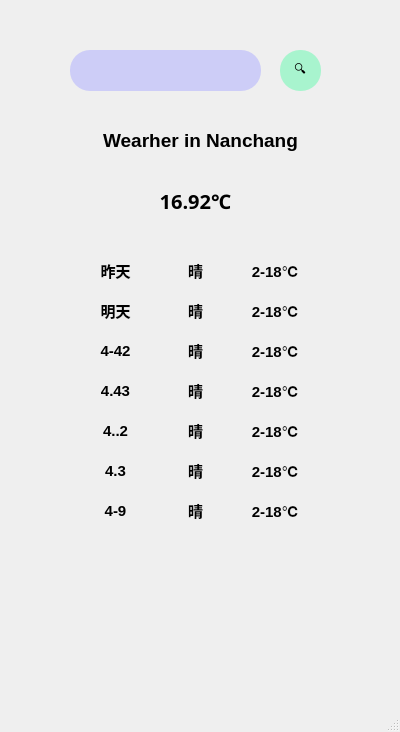
<?xml version="1.0" encoding="UTF-8"?>
<ui version="4.0">
 <class>Weather</class>
 <widget class="QMainWindow" name="Weather">
  <property name="geometry">
   <rect>
    <x>0</x>
    <y>0</y>
    <width>400</width>
    <height>732</height>
   </rect>
  </property>
  <property name="windowTitle">
   <string>MainWindow</string>
  </property>
  <widget class="QWidget" name="centralwidget">
   <widget class="QPushButton" name="pushButton_search">
    <property name="geometry">
     <rect>
      <x>280</x>
      <y>50</y>
      <width>41</width>
      <height>41</height>
     </rect>
    </property>
    <property name="styleSheet">
     <string notr="true">QPushButton{
background:rgba(0, 255, 127,0.3);
	border-radius:20px;
}</string>
    </property>
    <property name="text">
     <string>🔍</string>
    </property>
    <property name="icon">
     <iconset theme="address-book-new"/>
    </property>
   </widget>
   <widget class="QLineEdit" name="lineEdit_searchCity">
    <property name="geometry">
     <rect>
      <x>70</x>
      <y>50</y>
      <width>191</width>
      <height>41</height>
     </rect>
    </property>
    <property name="styleSheet">
     <string notr="true">QLineEdit{
	background:rgba(170, 170, 255,0.5);
	border-radius:20px;
}</string>
    </property>
    <property name="alignment">
     <set>Qt::AlignCenter</set>
    </property>
   </widget>
   <widget class="QLabel" name="label_cityName">
    <property name="geometry">
     <rect>
      <x>60</x>
      <y>120</y>
      <width>281</width>
      <height>41</height>
     </rect>
    </property>
    <property name="font">
     <font>
      <pointsize>14</pointsize>
      <bold>true</bold>
     </font>
    </property>
    <property name="styleSheet">
     <string notr="true">Qlabel{
	font-size:15px;
	font-weight:bold;
}</string>
    </property>
    <property name="text">
     <string>Wearher in Nanchang</string>
    </property>
    <property name="alignment">
     <set>Qt::AlignCenter</set>
    </property>
   </widget>
   <widget class="QLabel" name="label_temperature">
    <property name="geometry">
     <rect>
      <x>120</x>
      <y>180</y>
      <width>151</width>
      <height>41</height>
     </rect>
    </property>
    <property name="font">
     <font>
      <family>Microsoft YaHei</family>
      <pointsize>-1</pointsize>
      <bold>true</bold>
     </font>
    </property>
    <property name="styleSheet">
     <string notr="true">QLabel{
	font-size:20px;
}</string>
    </property>
    <property name="text">
     <string>16.92℃</string>
    </property>
    <property name="alignment">
     <set>Qt::AlignCenter</set>
    </property>
   </widget>
   <widget class="QLabel" name="label_background">
    <property name="geometry">
     <rect>
      <x>0</x>
      <y>0</y>
      <width>401</width>
      <height>711</height>
     </rect>
    </property>
    <property name="styleSheet">
     <string notr="true">QLabel{
	background-image: url(:/icons/image2.jpg);
}


</string>
    </property>
    <property name="text">
     <string/>
    </property>
   </widget>
   <widget class="QGroupBox" name="groupBox">
    <property name="geometry">
     <rect>
      <x>30</x>
      <y>240</y>
      <width>311</width>
      <height>301</height>
     </rect>
    </property>
    <property name="styleSheet">
     <string notr="true">QGroupBox{
	border:1px none white;
}</string>
    </property>
    <property name="title">
     <string/>
    </property>
    <widget class="QLabel" name="label_date_7">
     <property name="geometry">
      <rect>
       <x>60</x>
       <y>260</y>
       <width>51</width>
       <height>21</height>
      </rect>
     </property>
     <property name="font">
      <font>
       <pointsize>11</pointsize>
       <bold>true</bold>
      </font>
     </property>
     <property name="styleSheet">
      <string notr="true">Qlabel{
	font-size:15px;
	font-weight:bold;
}</string>
     </property>
     <property name="text">
      <string>4-9</string>
     </property>
     <property name="alignment">
      <set>Qt::AlignCenter</set>
     </property>
    </widget>
    <widget class="QLabel" name="label_tomTem_1">
     <property name="geometry">
      <rect>
       <x>210</x>
       <y>20</y>
       <width>71</width>
       <height>21</height>
      </rect>
     </property>
     <property name="font">
      <font>
       <pointsize>11</pointsize>
       <bold>true</bold>
      </font>
     </property>
     <property name="styleSheet">
      <string notr="true">Qlabel{
	font-size:15px;
	font-weight:bold;
}</string>
     </property>
     <property name="text">
      <string>2-18℃</string>
     </property>
     <property name="alignment">
      <set>Qt::AlignCenter</set>
     </property>
    </widget>
    <widget class="QLabel" name="label_tomWeather_6">
     <property name="geometry">
      <rect>
       <x>140</x>
       <y>220</y>
       <width>51</width>
       <height>21</height>
      </rect>
     </property>
     <property name="font">
      <font>
       <pointsize>11</pointsize>
       <bold>true</bold>
      </font>
     </property>
     <property name="styleSheet">
      <string notr="true">Qlabel{
	font-size:15px;
	font-weight:bold;
}</string>
     </property>
     <property name="text">
      <string>晴</string>
     </property>
     <property name="alignment">
      <set>Qt::AlignCenter</set>
     </property>
    </widget>
    <widget class="QLabel" name="label_date_1">
     <property name="geometry">
      <rect>
       <x>60</x>
       <y>20</y>
       <width>51</width>
       <height>21</height>
      </rect>
     </property>
     <property name="font">
      <font>
       <pointsize>11</pointsize>
       <bold>true</bold>
      </font>
     </property>
     <property name="styleSheet">
      <string notr="true">Qlabel{
	font-size:15px;
	font-weight:bold;
}</string>
     </property>
     <property name="text">
      <string>昨天</string>
     </property>
     <property name="alignment">
      <set>Qt::AlignCenter</set>
     </property>
    </widget>
    <widget class="QLabel" name="label_date_4">
     <property name="geometry">
      <rect>
       <x>60</x>
       <y>140</y>
       <width>51</width>
       <height>21</height>
      </rect>
     </property>
     <property name="font">
      <font>
       <pointsize>11</pointsize>
       <bold>true</bold>
      </font>
     </property>
     <property name="styleSheet">
      <string notr="true">Qlabel{
	font-size:15px;
	font-weight:bold;
}</string>
     </property>
     <property name="text">
      <string>4.43</string>
     </property>
     <property name="alignment">
      <set>Qt::AlignCenter</set>
     </property>
    </widget>
    <widget class="QLabel" name="label_tomTem_4">
     <property name="geometry">
      <rect>
       <x>210</x>
       <y>140</y>
       <width>71</width>
       <height>21</height>
      </rect>
     </property>
     <property name="font">
      <font>
       <pointsize>11</pointsize>
       <bold>true</bold>
      </font>
     </property>
     <property name="styleSheet">
      <string notr="true">Qlabel{
	font-size:15px;
	font-weight:bold;
}</string>
     </property>
     <property name="text">
      <string>2-18℃</string>
     </property>
     <property name="alignment">
      <set>Qt::AlignCenter</set>
     </property>
    </widget>
    <widget class="QLabel" name="label_tomWeather_3">
     <property name="geometry">
      <rect>
       <x>140</x>
       <y>100</y>
       <width>51</width>
       <height>21</height>
      </rect>
     </property>
     <property name="font">
      <font>
       <pointsize>11</pointsize>
       <bold>true</bold>
      </font>
     </property>
     <property name="styleSheet">
      <string notr="true">Qlabel{
	font-size:15px;
	font-weight:bold;
}</string>
     </property>
     <property name="text">
      <string>晴</string>
     </property>
     <property name="alignment">
      <set>Qt::AlignCenter</set>
     </property>
    </widget>
    <widget class="QLabel" name="label_tomWeather_7">
     <property name="geometry">
      <rect>
       <x>140</x>
       <y>260</y>
       <width>51</width>
       <height>21</height>
      </rect>
     </property>
     <property name="font">
      <font>
       <pointsize>11</pointsize>
       <bold>true</bold>
      </font>
     </property>
     <property name="styleSheet">
      <string notr="true">Qlabel{
	font-size:15px;
	font-weight:bold;
}</string>
     </property>
     <property name="text">
      <string>晴</string>
     </property>
     <property name="alignment">
      <set>Qt::AlignCenter</set>
     </property>
    </widget>
    <widget class="QLabel" name="label_date_2">
     <property name="geometry">
      <rect>
       <x>60</x>
       <y>60</y>
       <width>51</width>
       <height>21</height>
      </rect>
     </property>
     <property name="font">
      <font>
       <pointsize>11</pointsize>
       <bold>true</bold>
      </font>
     </property>
     <property name="styleSheet">
      <string notr="true">Qlabel{
	font-size:15px;
	font-weight:bold;
}</string>
     </property>
     <property name="text">
      <string>明天</string>
     </property>
     <property name="alignment">
      <set>Qt::AlignCenter</set>
     </property>
    </widget>
    <widget class="QLabel" name="label_tomTem_5">
     <property name="geometry">
      <rect>
       <x>210</x>
       <y>180</y>
       <width>71</width>
       <height>21</height>
      </rect>
     </property>
     <property name="font">
      <font>
       <pointsize>11</pointsize>
       <bold>true</bold>
      </font>
     </property>
     <property name="styleSheet">
      <string notr="true">Qlabel{
	font-size:15px;
	font-weight:bold;
}</string>
     </property>
     <property name="text">
      <string>2-18℃</string>
     </property>
     <property name="alignment">
      <set>Qt::AlignCenter</set>
     </property>
    </widget>
    <widget class="QLabel" name="label_tomWeather_5">
     <property name="geometry">
      <rect>
       <x>140</x>
       <y>180</y>
       <width>51</width>
       <height>21</height>
      </rect>
     </property>
     <property name="font">
      <font>
       <pointsize>11</pointsize>
       <bold>true</bold>
      </font>
     </property>
     <property name="styleSheet">
      <string notr="true">Qlabel{
	font-size:15px;
	font-weight:bold;
}</string>
     </property>
     <property name="text">
      <string>晴</string>
     </property>
     <property name="alignment">
      <set>Qt::AlignCenter</set>
     </property>
    </widget>
    <widget class="QLabel" name="label_tomWeather_2">
     <property name="geometry">
      <rect>
       <x>140</x>
       <y>60</y>
       <width>51</width>
       <height>21</height>
      </rect>
     </property>
     <property name="font">
      <font>
       <pointsize>11</pointsize>
       <bold>true</bold>
      </font>
     </property>
     <property name="styleSheet">
      <string notr="true">Qlabel{
	font-size:15px;
	font-weight:bold;
}</string>
     </property>
     <property name="text">
      <string>晴</string>
     </property>
     <property name="alignment">
      <set>Qt::AlignCenter</set>
     </property>
    </widget>
    <widget class="QLabel" name="label_date_5">
     <property name="geometry">
      <rect>
       <x>60</x>
       <y>180</y>
       <width>51</width>
       <height>21</height>
      </rect>
     </property>
     <property name="font">
      <font>
       <pointsize>11</pointsize>
       <bold>true</bold>
      </font>
     </property>
     <property name="styleSheet">
      <string notr="true">Qlabel{
	font-size:15px;
	font-weight:bold;
}</string>
     </property>
     <property name="text">
      <string>4..2</string>
     </property>
     <property name="alignment">
      <set>Qt::AlignCenter</set>
     </property>
    </widget>
    <widget class="QLabel" name="label_date_3">
     <property name="geometry">
      <rect>
       <x>60</x>
       <y>100</y>
       <width>51</width>
       <height>21</height>
      </rect>
     </property>
     <property name="font">
      <font>
       <pointsize>11</pointsize>
       <bold>true</bold>
      </font>
     </property>
     <property name="styleSheet">
      <string notr="true">Qlabel{
	font-size:15px;
	font-weight:bold;
}</string>
     </property>
     <property name="text">
      <string>4-42</string>
     </property>
     <property name="alignment">
      <set>Qt::AlignCenter</set>
     </property>
    </widget>
    <widget class="QLabel" name="label_tomTem_7">
     <property name="geometry">
      <rect>
       <x>210</x>
       <y>260</y>
       <width>71</width>
       <height>21</height>
      </rect>
     </property>
     <property name="font">
      <font>
       <pointsize>11</pointsize>
       <bold>true</bold>
      </font>
     </property>
     <property name="styleSheet">
      <string notr="true">Qlabel{
	font-size:15px;
	font-weight:bold;
}</string>
     </property>
     <property name="text">
      <string>2-18℃</string>
     </property>
     <property name="alignment">
      <set>Qt::AlignCenter</set>
     </property>
    </widget>
    <widget class="QLabel" name="label_tomTem_6">
     <property name="geometry">
      <rect>
       <x>210</x>
       <y>220</y>
       <width>71</width>
       <height>21</height>
      </rect>
     </property>
     <property name="font">
      <font>
       <pointsize>11</pointsize>
       <bold>true</bold>
      </font>
     </property>
     <property name="styleSheet">
      <string notr="true">Qlabel{
	font-size:15px;
	font-weight:bold;
}</string>
     </property>
     <property name="text">
      <string>2-18℃</string>
     </property>
     <property name="alignment">
      <set>Qt::AlignCenter</set>
     </property>
    </widget>
    <widget class="QLabel" name="label_tomWeather_1">
     <property name="geometry">
      <rect>
       <x>140</x>
       <y>20</y>
       <width>51</width>
       <height>21</height>
      </rect>
     </property>
     <property name="font">
      <font>
       <pointsize>11</pointsize>
       <bold>true</bold>
      </font>
     </property>
     <property name="styleSheet">
      <string notr="true">Qlabel{
	font-size:15px;
	font-weight:bold;
}</string>
     </property>
     <property name="text">
      <string>晴</string>
     </property>
     <property name="alignment">
      <set>Qt::AlignCenter</set>
     </property>
    </widget>
    <widget class="QLabel" name="label_tomTem_2">
     <property name="geometry">
      <rect>
       <x>210</x>
       <y>60</y>
       <width>71</width>
       <height>21</height>
      </rect>
     </property>
     <property name="font">
      <font>
       <pointsize>11</pointsize>
       <bold>true</bold>
      </font>
     </property>
     <property name="styleSheet">
      <string notr="true">Qlabel{
	font-size:15px;
	font-weight:bold;
}</string>
     </property>
     <property name="text">
      <string>2-18℃</string>
     </property>
     <property name="alignment">
      <set>Qt::AlignCenter</set>
     </property>
    </widget>
    <widget class="QLabel" name="label_tomWeather_4">
     <property name="geometry">
      <rect>
       <x>140</x>
       <y>140</y>
       <width>51</width>
       <height>21</height>
      </rect>
     </property>
     <property name="font">
      <font>
       <pointsize>11</pointsize>
       <bold>true</bold>
      </font>
     </property>
     <property name="styleSheet">
      <string notr="true">Qlabel{
	font-size:15px;
	font-weight:bold;
}</string>
     </property>
     <property name="text">
      <string>晴</string>
     </property>
     <property name="alignment">
      <set>Qt::AlignCenter</set>
     </property>
    </widget>
    <widget class="QLabel" name="label_date_6">
     <property name="geometry">
      <rect>
       <x>60</x>
       <y>220</y>
       <width>51</width>
       <height>21</height>
      </rect>
     </property>
     <property name="font">
      <font>
       <pointsize>11</pointsize>
       <bold>true</bold>
      </font>
     </property>
     <property name="styleSheet">
      <string notr="true">Qlabel{
	font-size:15px;
	font-weight:bold;
}</string>
     </property>
     <property name="text">
      <string>4.3</string>
     </property>
     <property name="alignment">
      <set>Qt::AlignCenter</set>
     </property>
    </widget>
    <widget class="QLabel" name="label_tomTem_3">
     <property name="geometry">
      <rect>
       <x>210</x>
       <y>100</y>
       <width>71</width>
       <height>21</height>
      </rect>
     </property>
     <property name="font">
      <font>
       <pointsize>11</pointsize>
       <bold>true</bold>
      </font>
     </property>
     <property name="styleSheet">
      <string notr="true">Qlabel{
	font-size:15px;
	font-weight:bold;
}</string>
     </property>
     <property name="text">
      <string>2-18℃</string>
     </property>
     <property name="alignment">
      <set>Qt::AlignCenter</set>
     </property>
    </widget>
   </widget>
   <zorder>label_background</zorder>
   <zorder>pushButton_search</zorder>
   <zorder>lineEdit_searchCity</zorder>
   <zorder>label_cityName</zorder>
   <zorder>label_temperature</zorder>
   <zorder>groupBox</zorder>
  </widget>
  <widget class="QMenuBar" name="menubar">
   <property name="geometry">
    <rect>
     <x>0</x>
     <y>0</y>
     <width>400</width>
     <height>21</height>
    </rect>
   </property>
  </widget>
  <widget class="QStatusBar" name="statusbar"/>
 </widget>
 <resources/>
 <connections/>
</ui>
